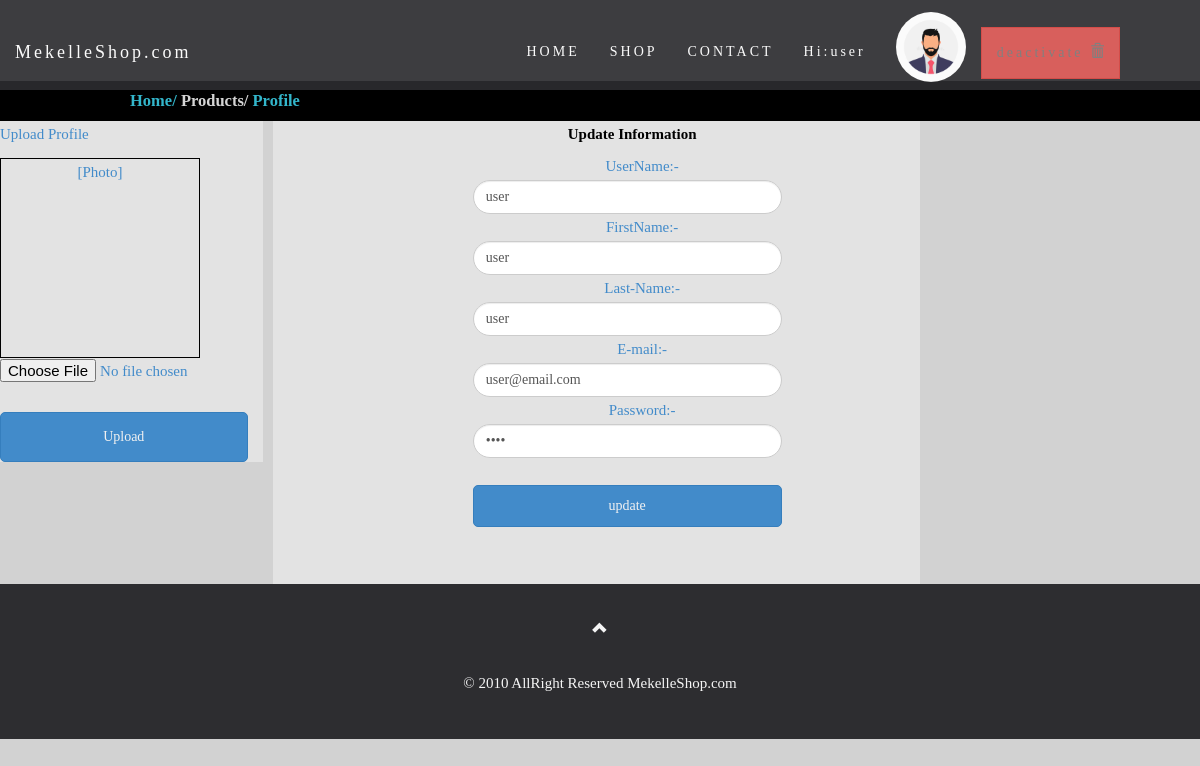
The app's page /furniture/profile.php?mem_id=14 (signed in) with its own data.
### tables this page shows
CREATE TABLE `member` (
  `mem_id` int(11) NOT NULL,
  `firstname` varchar(50) NOT NULL,
  `lastname` varchar(50) NOT NULL,
  `username` varchar(30) NOT NULL,
  `email` varchar(25) NOT NULL,
  `password` varchar(12) NOT NULL,
  `profile` varchar(255) NOT NULL,
  `product` varchar(255) NOT NULL
);

### db/session.php (called while the page is built, shortened)
<?php
$id_session=$_SESSION['id'];
?>

### furniture/profile.php (the view, shortened to what this page needs)
<?php
include('header.php');
$ID=$_GET['mem_id'];
?>
 <div class="container-fluid" style="width:90%;">
  <div class="row">
    <div class="col-sm-3" style="background-color:#e3e3e3;color:#428bca;">
      <form method="post" action="../uploadp.php" enctype="multipart/form-data">
        <p>Upload Profile</p>
      <div style="">
          <div id = "preview" style = "width:200px; height :200px; border:1px solid #000;">
            <center id = "lbl">[Photo]</center>
          </div>
          <input type = "file" accept="image/*" id = "photo" name = "photo" required="" />
        </div>
        <br/>
        <center><button style="width:100%;height:50px;border-radius: 5px;" class="btn btn-primary" name="submit"> Upload</button></center>
      </form>
    </div>
    <div class="col-sm-7" style="background-color:#e3e3e3;margin-left: 10px;">
      <div id="product-grid">
        <?php
  $query=mysqli_query($conn,"select * from member where mem_id='$ID'")or die(mysqli_error());
$row=mysqli_fetch_array($query);
  ?>
              <form method="post" action="" style="max-width: 50%;margin-left: 30%" >
                <label style="margin-left:10px;color:#000;" >Update Information</label><br>
                 <span style="color: #428bca;text-align: center;margin-left:30px;">UserName:-
                <input type="text" name="username" value="<?php echo $row['username'];?>" style="border-radius: 360px;" class="form-control">
              </span>
              <span style="color: #428bca;text-align: center;margin-left:30px;">FirstName:-
                <input type="text" name="firstname" value="<?php echo $row['firstname'];?>" style="border-radius: 360px;" class="form-control">
              </span>
              <span style="margin-left: 30px;color: #428bca;">Last-Name:-
                <input type="text" name="lastname" value="<?php echo $row['lastname'];?>" style="max-width:;border-radius: 360px;" class="form-control"></span>
                <span style="color: #428bca;text-align: center;margin-left:30px;">E-mail:-
                <input type="text" name="email" value="<?php echo $row['email']; ?>" style="border-radius: 360px;" class="form-control">
              </span>
            <span style="margin-left:30px;color: #428bca;">Password:-<input class="form-control" style="max-width:;border-radius: 360px;" type="password" name="password" value="<?php echo $row['password']; ?>"></span><br>
            <span><input style="width: 100%;border-radius: 5px;" type="submit" name="update" class="btn btn-primary" value="update"></span>
          </form><br>
    </div>
  </div>
</div>
</div>
  <footer class="text-center">
  <a class="up-arrow" href="#myPage" data-toggle="tooltip" title="TO TOP">
    <span class="glyphicon glyphicon-chevron-up"></span>
  </a><br><br>
  <p>© 2010 AllRight Reserved MekelleShop.com</p>
</footer>
 </body>
 </html>

### furniture/header.php (shortened to what this page needs)
<?php require ('../db/session.php'); ?>
<?php require ('../db/config.php'); ?>
<!DOCTYPE html>
<html>
<head>
  <link rel="stylesheet" href="style.css">
  <link rel="stylesheet" href="../bootstrap/css/bootstrap.min.css">
 </head>
  <?php
              $result= mysqli_query($conn,"select * from member where  mem_id = $id_session") or die (mysqli_error());
              while ($row= mysqli_fetch_array ($result) ){
              $id=$row['mem_id'];
              ?>
 <body>
 <nav class="navbar navbar-default navbar-fixed-top">
  <div class="container-fluid">
    <div class="navbar-header">
      <a class="navbar-brand" id="font" href="../index2.php" >MekelleShop.com</a>
    </div>
    <div class="collapse navbar-collapse" id="myNavbar">
      <ul class="nav navbar-nav navbar-right" style="margin-right:80px;">
        <li class="font"><a href="../index2.php">HOME</a></li>
        <li class="font"><a href="#shop">SHOP</a></li>
        <li class="font"><a href="#contact">CONTACT</a></li>
        <li class="font"><a href="logout.php">Hi:<?php echo $row ['username']; ?></a></li>
        <li><a><img src="../profile/<?php echo $row ['profile'];?>" style="width:70px;height: 70px;margin-top: 0px;border-radius: 360px;margin-top: -30px;"></a></li>
        <li><a class="btn btn-danger" href="#delete<?php echo $id;?>" data-toggle="modal" data-target="#delete<?php echo $id;?>">deactivate
                <i class="glyphicon glyphicon-trash icon-white"></i>
              </a></li>
      </ul>
    </div>
  </div>
</nav>
<br><br><br>
  <div class="txt-heading" style="text-align:left;color:#d5d5d5;"><a href="../index2.php" style="text-decoration:none;color:#33B6CB;margin-left:120px;">Home/</a> Products/ <a href="#" style="color:#33B6CB;text-decoration: none;">Profile</a></div>
  <?php }?>

### furniture/style.css (style rules this page uses)
body { font-family:comic sans Ms,serif; font: 400 15px/1.8 comic sans Ms,serif; color: #777; font-weight:600px; background-color:#d2d2d2; }
.navbar { font-family:comic sans Ms,serif; height: 90px; margin-bottom: 0; border: 0; font-size: 14px !important; letter-spacing: 3px; opacity: 0.9; }
#font { color: #ffffff !important; }
.font a { color: #ffffff !important; }
.navbar li a, .navbar .navbar-brand { margin-top: 27px; }
.txt-heading { padding: 5px 10px;font-size:1.1em;font-weight:bold;color:#999; }
#product-grid { margin-bottom:30px; max-width:100%;text-align:center; }
.txt-heading { background-color: #000; color:#FFF; }

### furniture/header.php (style rules this page uses)
body { font-family:comic sans Ms,serif; font: 400 15px/1.8 comic sans Ms,serif; color: #777; font-weight:600px; background-color:#d2d2d2; }
.btn { padding: 10px 20px; color: #f1f1f1; border-radius: 0; transition: .2s; }
.navbar { font-family:comic sans Ms,serif; height: 90px; margin-bottom: 0; background-color: #2d2d30; border: 0; font-size: 14px !important; letter-spacing: 3px; opacity: 0.9; }
#font { color: #ffffff !important; }
.font a { color: #ffffff !important; }
.navbar li a, .navbar .navbar-brand { margin-top: 27px; }
footer { background-color: #2d2d30; color: #f5f5f5; padding: 32px; }
footer a { color: #f5f5f5; }
.form-control { border-radius: 0; }

### records on screen
member: username "user", profile (picture), firstname "user", lastname "user", email "user@email.com"
